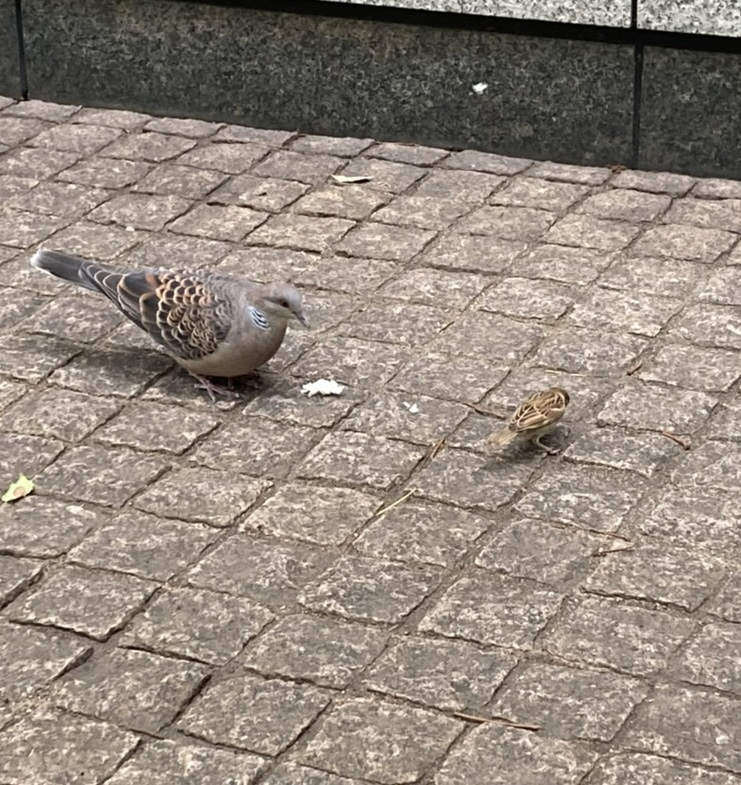
#> input picture chapter_6/sample_data/sample_photo2.jpg, 741 x 785 px
$ python scaffolding-adaptive-color.py
#> lines starting #> are read from the running program, lines starting #| are printed output that depends on the picture; after the words box and inside, x2 and y2 are one past the last pixel; in counts of white or black regions, pixels touching at a corner belong together
import cv2
import numpy as np


def draw_grid_points(image_path, output_path, rows=6, cols=6):
    # 画像の読み込み
#> called with image_path = 'sample_data/sample_photo2.jpg', output_path = 'grid_image.jpg', rows = 6, cols = 6
    img = cv2.imread(image_path)
#> img is the input picture: shape (785, 741, 3); mean B, G, R 125.9, 136.2, 147.4

    h, w = img.shape[:2]
#> h = 785; w = 741

    # 格子点の間隔を計算
    start_x, end_x = int(w * 0.1), int(w * 0.9)
#> start_x = 74; end_x = 666
    start_y, end_y = int(h * 0.1), int(h * 0.9)
#> start_y = 78; end_y = 706

    y_coords = np.linspace(start_y, end_y, rows, dtype=int)
#> y_coords = [78, 203, 329, 454, 580, 706]
    x_coords = np.linspace(start_x, end_x, cols, dtype=int)
#> x_coords = [74, 192, 310, 429, 547, 666]

    for i, y in enumerate(y_coords):
        for j, x in enumerate(x_coords):
            # --- ここから背景色適応ロジック ---
            # 点の周囲（10x10ピクセル）の平均色を取得
            roi = img[max(0, y - 5):min(h, y + 5), max(0, x - 5):min(w, x + 5)]
            avg_color = np.mean(roi, axis=(0, 1))  # BGRの平均

            # 輝度(Luminance)を計算 (OpenCVはBGR順なので注意)
            brightness = 0.114 * avg_color[0] + 0.587 * avg_color[1] \
                         + 0.299 * avg_color[2]

            # 背景が明るければ黒(0,0,0)、暗ければ白(255,255,255)を選択
            color = (0, 0, 0) if brightness > 128 else (255, 255, 255)
            # --- ここまで ---

            # 座標ラベル (行, 列) ※1始まり
            label = f"({i + 1},{j + 1})"

            # 格子点を描画
            cv2.circle(img, (x, y), 5, color, -1)

            # 座標テキストを描画
            font = cv2.FONT_HERSHEY_SIMPLEX
            font_scale = 0.6
            thickness = 2

            text_pos = (x + 10, y + 10)
            cv2.putText(img, label, text_pos, font, font_scale, color, \
                        thickness, cv2.LINE_AA)
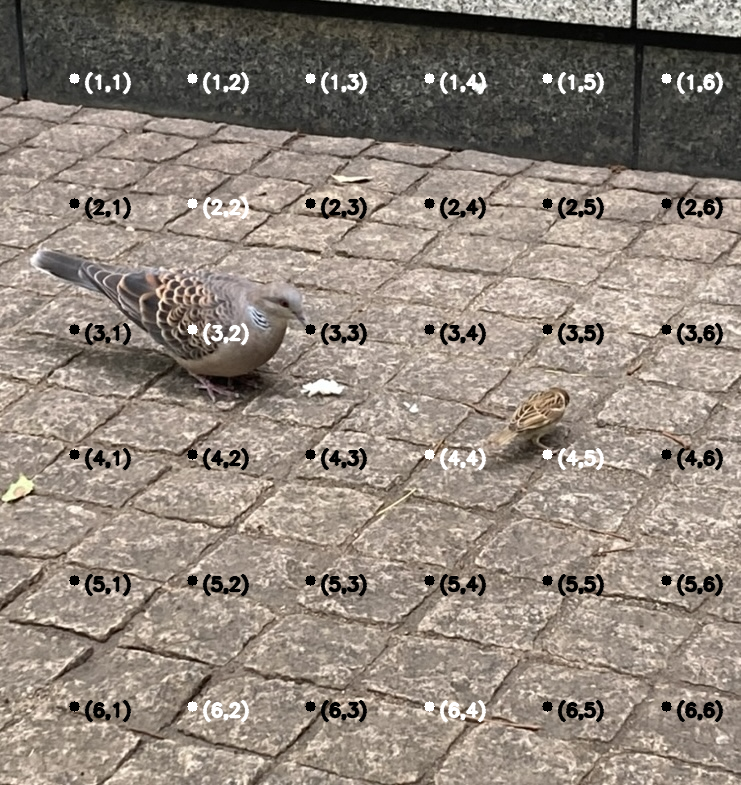
#> img: shape (785, 741, 3); 4.53% of pixels changed, all inside (x1, y1, x2, y2) = (69, 71, 724, 723)

    # 結果を保存
    cv2.imwrite(output_path, img)
    print(f"保存完了: {output_path}")


# --- 実行例 ---
draw_grid_points('sample_data/sample_photo2.jpg', 'grid_image.jpg')

$ run again, with chapter_6/sample_data/sample_photo1.jpg copied over chapter_6/sample_data/sample_photo2.jpg
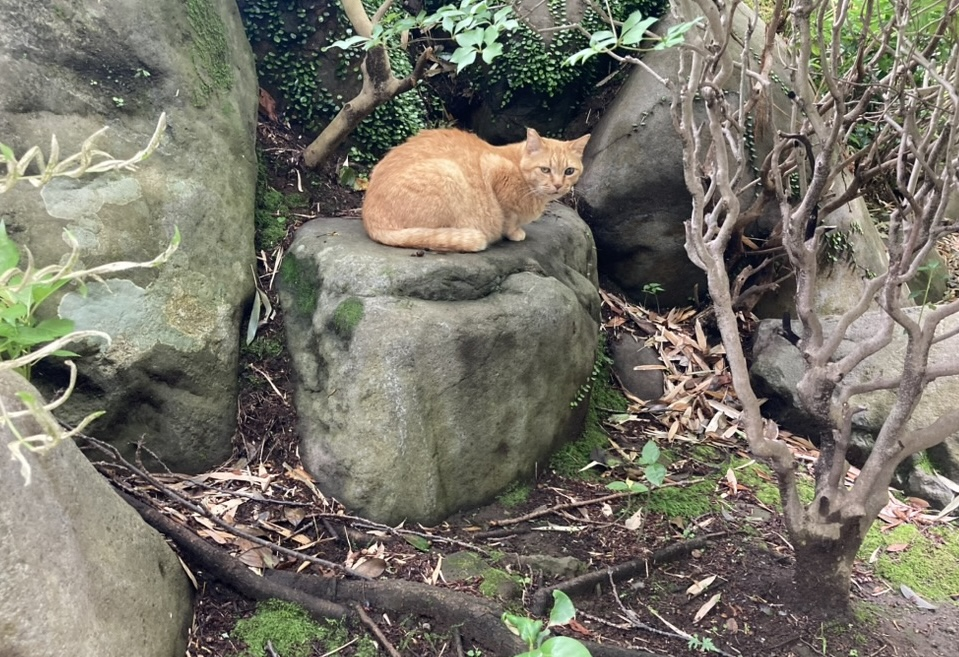
#> input picture chapter_6/sample_data/sample_photo1.jpg, 959 x 657 px
#> in draw_grid_points, img is the input picture: shape (657, 959, 3); mean B, G, R 105.3, 116.9, 120
#> after the loop in draw_grid_points, `for i, y in enumerate(y_coords):`:
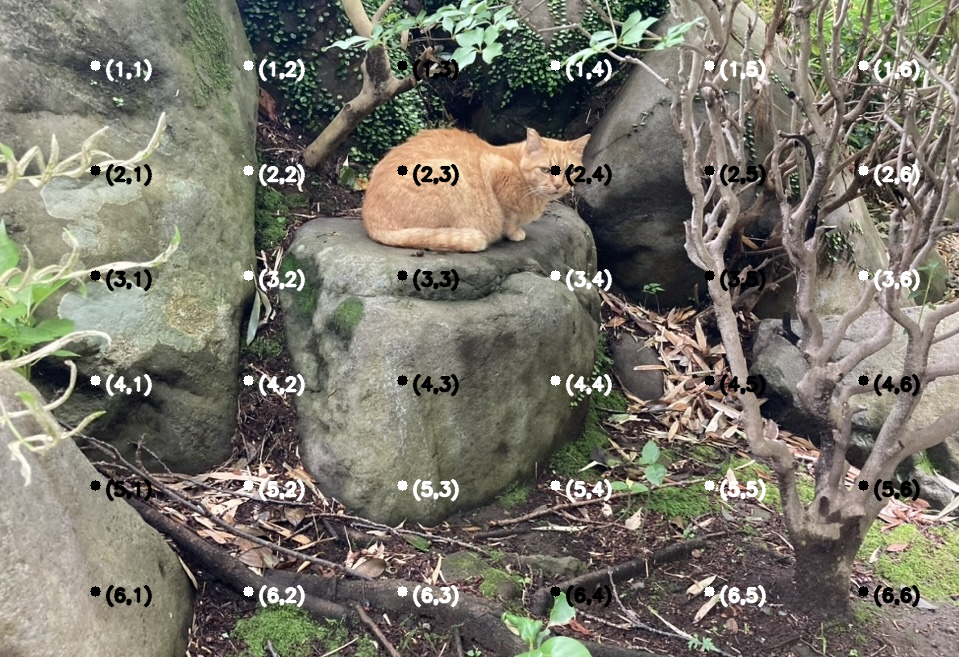
#> img: shape (657, 959, 3); 4.15% of pixels changed, all inside (x1, y1, x2, y2) = (90, 58, 921, 608)

$ run again, with chapter_6/sample_data/sample_photo3.jpg copied over chapter_6/sample_data/sample_photo2.jpg
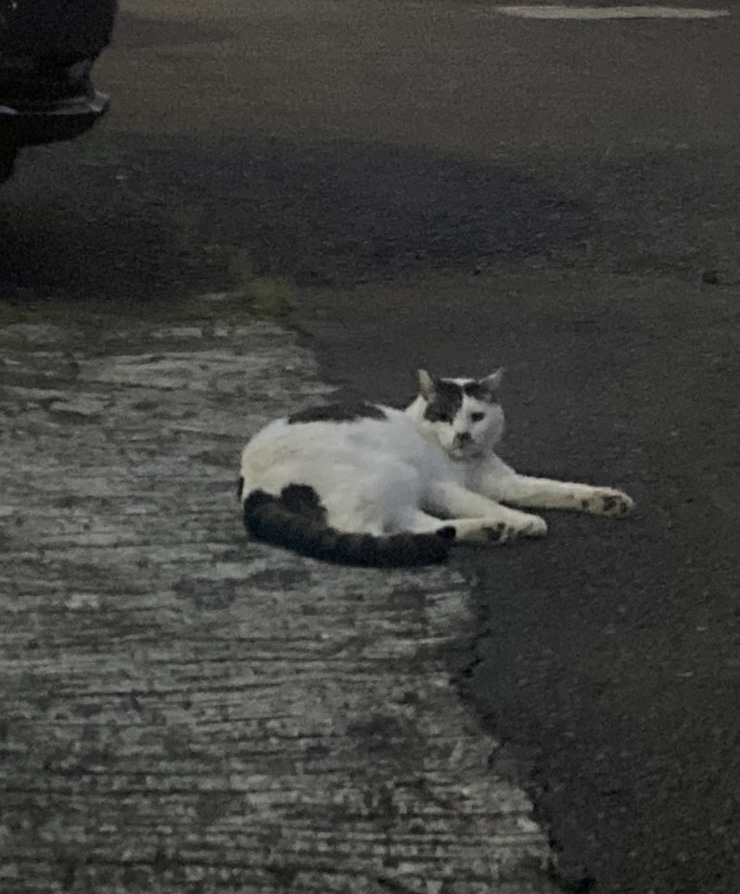
#> input picture chapter_6/sample_data/sample_photo3.jpg, 740 x 894 px
#> in draw_grid_points, img is the input picture: shape (894, 740, 3); mean B, G, R 60.5, 62.7, 62.5
#> after the loop in draw_grid_points, `for i, y in enumerate(y_coords):`:
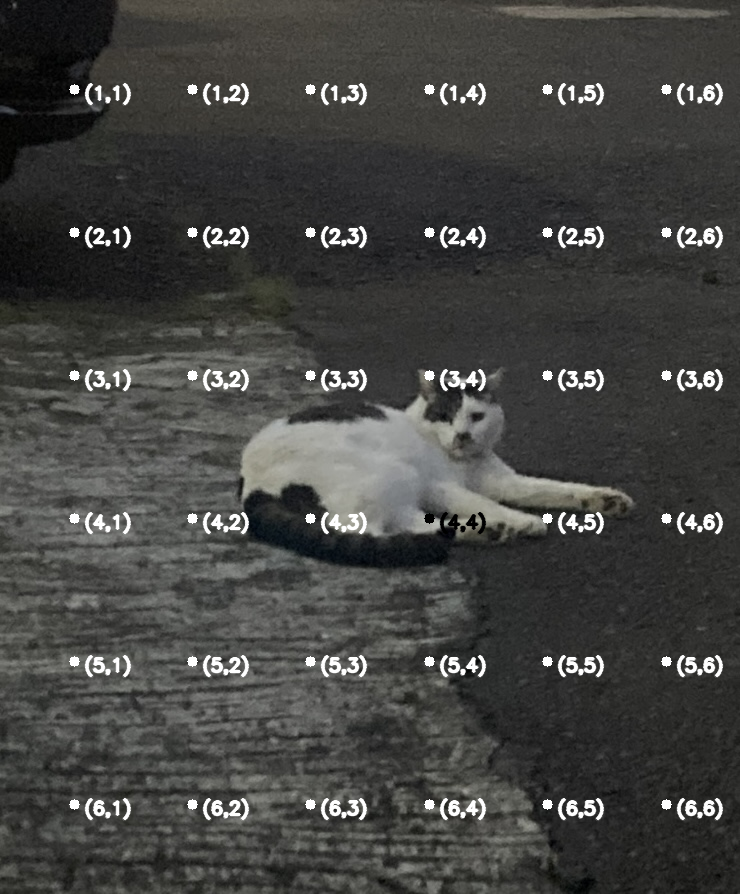
#> img: shape (894, 740, 3); 3.99% of pixels changed, all inside (x1, y1, x2, y2) = (69, 82, 724, 821)

$ run again, with chapter_6/sample_data/sample_bounding_box.jpg copied over chapter_6/sample_data/sample_photo2.jpg
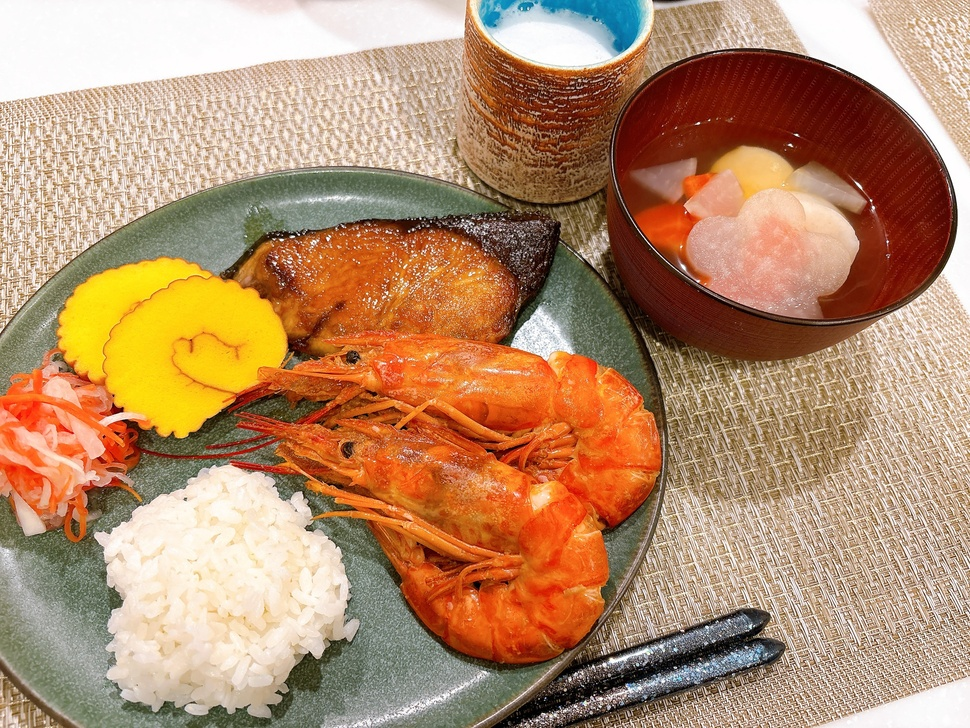
#> input picture chapter_6/sample_data/sample_bounding_box.jpg, 970 x 728 px, shrunk from 2364 x 1774 before the run
#> in draw_grid_points, img is the input picture: shape (728, 970, 3); mean B, G, R 108, 140.8, 180.6
#> after the loop in draw_grid_points, `for i, y in enumerate(y_coords):`:
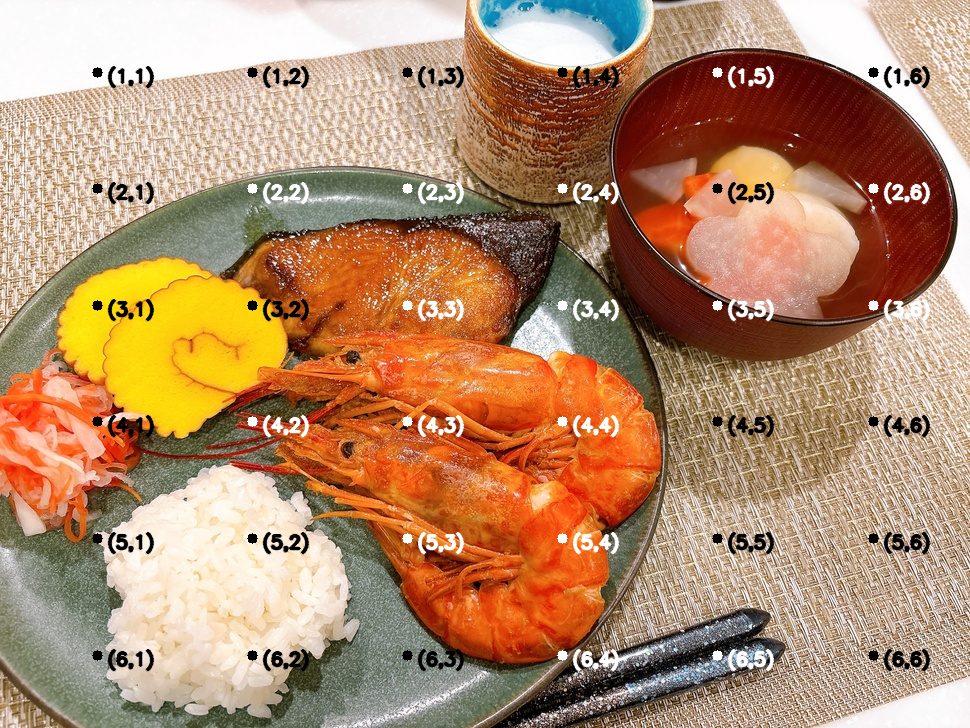
#> img: shape (728, 970, 3); 3.73% of pixels changed, all inside (x1, y1, x2, y2) = (92, 65, 931, 672)
